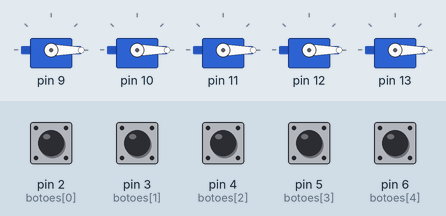
This sketch was run on a simulated Arduino Uno, built with avr-gcc and run on an emulated ATmega328P. Parts: 5 × servo. The inputs (shaded band) are chosen by the test bench; at power-on: pin 2 (botoes[0]), pin 3 (botoes[1]), pin 4 (botoes[2]), pin 5 (botoes[3]), pin 6 (botoes[4]) HIGH.

Above: at 1.2 s.
1.3 s: pin 2 (botoes[0]) pulled LOW for 0.15 s
At 1.37 s:
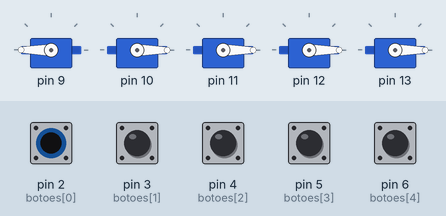
2.9 s: pin 3 (botoes[1]) pulled LOW for 0.15 s
At 2.97 s:
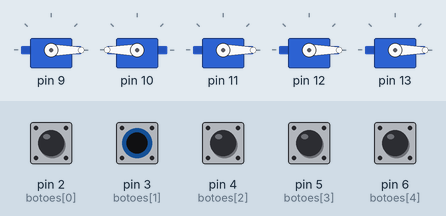
4.5 s: pin 4 (botoes[2]) pulled LOW for 0.15 s
At 4.57 s:
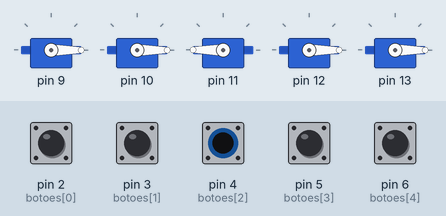
6.1 s: pin 5 (botoes[3]) pulled LOW for 0.15 s
At 6.17 s:
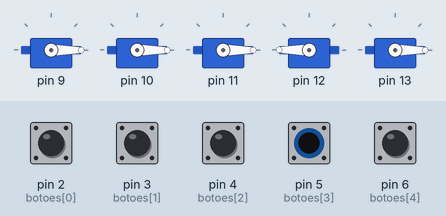
7.7 s: pin 6 (botoes[4]) pulled LOW for 0.15 s
At 7.77 s:
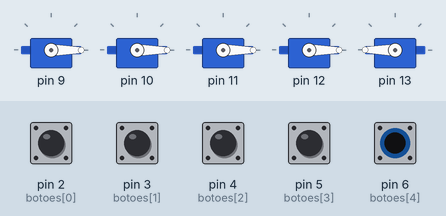
9.3 s: pin 2 (botoes[0]) driven LOW and pin 3 (botoes[1]) driven LOW
At 10.5 s:
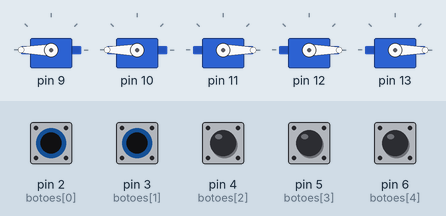
Timing chart, 0 to 11.8 s (numbered marks = the images above; inputs shaded):
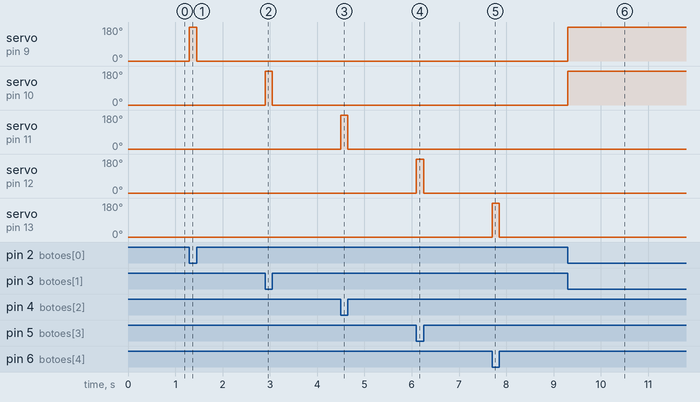

The sketch:

M_o_Rob_tica.ino
```cpp
#include <Servo.h>

Servo servos[5];
int botoes[] = {2, 3, 4, 5, 6};
int num_servos = 5;

void setup() {
  for (int i = 0; i < num_servos; i++) {
    servos[i].attach(9 + i);
    pinMode(botoes[i], INPUT_PULLUP);
  }
}

void loop() {
  for (int i = 0; i < num_servos; i++) {
    if (digitalRead(botoes[i]) == LOW) {
      servos[i].write(180);
    } else {
      servos[i].write(0);
    }
  }
}
```

Measured:
- after the input at 1.3 s, servo on pin 9: 0° → 180° at once, → 0° 0.15 s later
- after the input at 2.9 s, servo on pin 10: 0° → 180° at once, → 0° 0.15 s later
- after the input at 4.5 s, servo on pin 11: 0° → 180° at once, → 0° 0.15 s later
- after the input at 6.1 s, servo on pin 12: 0° → 180° at once, → 0° 0.15 s later
- after the input at 7.7 s, servo on pin 13: 0° → 180° at once, → 0° 0.15 s later
- after the input at 9.3 s, servo on pin 9, servo on pin 10: 0° → 180° at once
